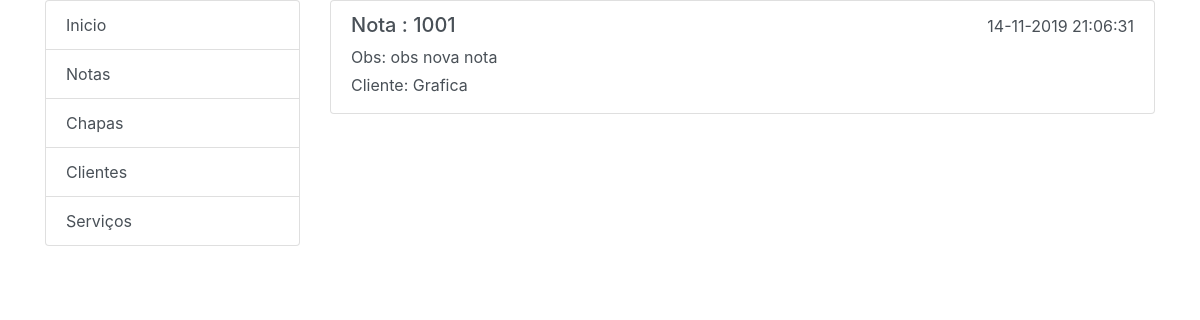
The app's page /lista_notas_cliente/2, older data.
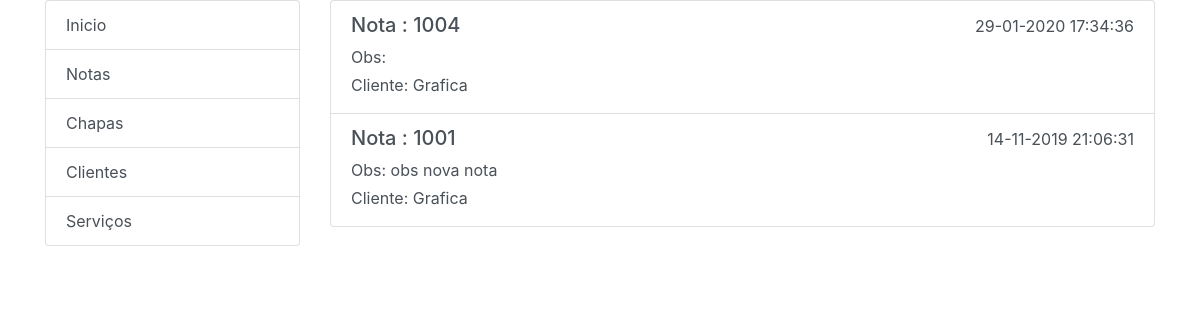
The same page, newer data.
### core/models.py (models this page shows, shortened)
class Nota(models.Model):
    desconto = models.FloatField('Desconto', null=True, blank=False,default=0)
    numero = models.IntegerField('Numero Nota',null=True,blank=False,default=0)
    created_at = models.DateTimeField('Criado em', auto_now_add=True, null=True)
    uploaded_at = models.DateTimeField('Atualizado em', auto_now=True, null=True)
    obs = models.TextField('Observações', null=True, blank=True)
    servico = models.ManyToManyField(Servico, through='GrupoNotaServico', null=True)
    STATUS_CHOICE = (
        (0, 'Em aberto'),
        (1, 'Pago'),
    )
    status = models.IntegerField('Situação', choices=STATUS_CHOICE, default=0, blank=True)
    @property
    def numero(self):
        return (self.id + 1000)
    def get_absolute_url(self):
        return reverse(
            'nota_especifica',
            args=[self.id]
    )
    class Meta:
        verbose_name = "Nota"
        verbose_name_plural = "Notas"
        ordering = ['-created_at']

class Servico(models.Model):
    nome = models.CharField('Nome Serviço', max_length=200)
    cliente = models.ForeignKey(Cliente, verbose_name='Cliente', related_name='clientes',on_delete=models.PROTECT)
    chapa = models.ForeignKey(Chapa, verbose_name='Chapa', related_name='servico', on_delete=models.PROTECT)
    quantidade = models.IntegerField('Quantidade',null=False)
    created_at = models.DateTimeField('Criado em', auto_now_add=True, null=True)
    uploaded_at = models.DateTimeField('Atualizado em', auto_now=True, null=True)
    class Meta:
        verbose_name = "Servico"
        verbose_name_plural = "Servicos"
        ordering = ['-created_at']

class Cliente(models.Model):
    nome = models.CharField('* Nome / Empresa',max_length=200)
    email = models.EmailField('* Email',max_length=100,null=True,blank=True)
    telefone = models.CharField('* Fone',max_length=20,null=True,blank=True)
    cnpj = models.CharField('CNPJ',max_length=40,null=True,blank=True)
    cpf = models.CharField('CPF',max_length=40,null=True,blank=True)
    rua = models.CharField('Rua',max_length=40,null=True,blank=True)
    bairro = models.CharField('Bairro',max_length=40,null=True,blank=True)
    numero = models.IntegerField('Numero',null=True,blank=True)
    cidade = models.CharField('Cidade',max_length=40,null=True,blank=True)
    estado = models.CharField('Estado',max_length=40,null=True,blank=True)
    cep = models.CharField('Cep',max_length=40,null=True,blank=True)
    created_at = models.DateTimeField('Criado em', auto_now_add=True,null=True)
    uploaded_at = models.DateTimeField('Atualizado em', auto_now=True,null=True)
    nota = models.ManyToManyField('Nota', through='GrupoClienteNota', null=True)
    def __str__(self):
        return self.nome
    class Meta:
        verbose_name = "Cliente"
        verbose_name_plural = "Clientes"
        ordering = ['-created_at']

### core/views.py (the view)
# urls.py: path('lista_notas_cliente/<int:id>', views.lista_notas_cliente, name='lista_notas_cliente'),
def lista_notas_cliente(request,id):
    cliente = Cliente.objects.get(pk=id)
    notas = Nota.objects.all()
    context = {}
    context['cliente'] = cliente
    context['notas'] = notas
    return render(request,'lista_notas_cliente.html',context)

### core/templates/lista_notas_cliente.html
{% extends "layout.html" %}
{% load static %}
{% block content %}
<div class="list-group">
    {% for nota in notas %}
        {% if nota.servico.first.cliente.id == cliente.id %}
            <a href="{{ nota.get_absolute_url }}" class="list-group-item list-group-item-action">
                <div class="d-flex w-100 justify-content-between">
                  <h5 class="mb-1">Nota : {{ nota.numero }}</h5>
                  <h5><small>{{ nota.created_at|date:"d-m-Y H:i:s"   }}</small></h5>
                </div>
                <p class="mb-1">Obs: {{ nota.obs }}</p>
                <p class="mb-1">Cliente: {{ nota.servico.first.cliente }}</p>
            </a>
        {% endif %}
    {% endfor %}
</div>
{% endblock %}

Row changes from the older to the newer data that the page shows:
added Nota: numero "1004", created_at "29-01-2020 17:34:36", servico.first.cliente "Grafica"
